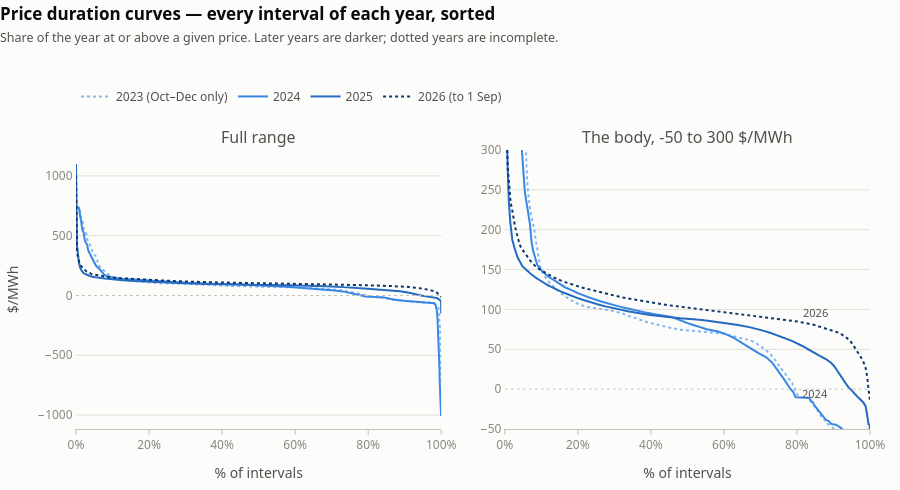

Here is the notebook cell this chart was saved with:
### Markdown cell above
### 1. Price duration curves

Sort every interval of a year from most to least expensive and plot it against the share of the year:
the whole distribution becomes one line, and four years become four comparable lines. It is the
standard market view, and it answers "how much of the year was above $300?" by reading across.

The left panel keeps the full range so the tails are visible; the right panel zooms to the body,
where most of the year actually sits. Read the pair together — the tails shrink *and* the body lifts
and flattens. 2023 and 2026 are dotted: partial years, so their shape is seasonally biased.

### Code cell
# ── Chart 1: price duration curves ───────────────────────────────────────────
# NOTE: plotly runs titles through MathJax, so a string containing TWO dollar
# signs is parsed as LaTeX and rendered as gibberish. Any price range in chart
# text is therefore written with the unit outside, never as "$-50 to $300".
fig = make_subplots(rows=1, cols=2, horizontal_spacing=0.08,
                    subplot_titles=["Full range", "The body, -50 to 300 $/MWh"])

for y in YEARS:
    v = np.sort(d.loc[d.year == y, "price"].to_numpy())[::-1]
    x = np.linspace(0, 100, len(v))
    for col in (1, 2):
        fig.add_trace(go.Scatter(
            x=x, y=v, name=LABEL[y], legendgroup=str(y), showlegend=(col == 1),
            line=dict(color=YEAR_COLOR[y], width=2, dash=DASH[y]),
            hovertemplate="dearest %{x:.1f}% of intervals<br>$%{y:,.0f}/MWh"
                          f"<extra>{LABEL[y]}</extra>"), row=1, col=col)
    # Direct labels are SELECTIVE: only the two years the story runs between. All
    # four would collide, because the 2023 and 2024 curves are near-identical and
    # no x position separates them. The legend carries the other two. Label text
    # stays in ink, not the series colour — it sits on its own line, so position
    # carries identity.
    if y in (2024, 2026):
        fig.add_annotation(x=85, y=float(np.interp(85, x, v)), text=str(y),
                           showarrow=False, yshift=13,
                           font=dict(size=11, color=INK_2), row=1, col=2)

for col in (1, 2):
    fig.add_hline(y=0, line=dict(color=AXIS, width=1, dash="dot"), row=1, col=col)

style(fig, "Price duration curves — every interval of each year, sorted",
      "Share of the year at or above a given price. Later years are darker; "
      "dotted years are incomplete.", height=490, hover="closest",
      top=150, legend_y=1.14)
fig.update_xaxes(title_text="% of intervals", range=[0, 100], ticksuffix="%")
fig.update_yaxes(title_text="$/MWh", row=1, col=1)
fig.update_yaxes(range=[-50, 300], row=1, col=2)
fig.show()

print("share of intervals above $300/MWh, and below $0:")
print(d.groupby("year")["price"].agg(
    above_300=lambda s: f"{(s > 300).mean():.2%}",
    below_0=lambda s: f"{(s < 0).mean():.2%}").to_string())

### Figure 1 — Plotly figure (JSON) as saved in the notebook; plotly's stock layout.template omitted (floating-point values rounded to 4 significant figures; data arrays with more than 128 entries replaced by an {"elided": "..."} marker saying what was removed)
{"data": [{"hovertemplate": "dearest %{x:.1f}% of intervals<br>$%{y:,.0f}/MWh<extra>2023 (Oct–Dec only)</extra>", "legendgroup": "2023", "line": {"color": "#86b6ef", "dash": "dot", "width": 2}, "name": "2023 (Oct–Dec only)", "showlegend": true, "type": "scatter", "x": {"elided": "4400 float values"}, "xaxis": "x", "y": {"elided": "4400 float values"}, "yaxis": "y"}, {"hovertemplate": "dearest %{x:.1f}% of intervals<br>$%{y:,.0f}/MWh<extra>2023 (Oct–Dec only)</extra>", "legendgroup": "2023", "line": {"color": "#86b6ef", "dash": "dot", "width": 2}, "name": "2023 (Oct–Dec only)", "showlegend": false, "type": "scatter", "x": {"elided": "4400 float values"}, "xaxis": "x2", "y": {"elided": "4400 float values"}, "yaxis": "y2"}, {"hovertemplate": "dearest %{x:.1f}% of intervals<br>$%{y:,.0f}/MWh<extra>2024</extra>", "legendgroup": "2024", "line": {"color": "#3987e5", "dash": "solid", "width": 2}, "name": "2024", "showlegend": true, "type": "scatter", "x": {"elided": "17568 float values"}, "xaxis": "x", "y": {"elided": "17568 float values"}, "yaxis": "y"}, {"hovertemplate": "dearest %{x:.1f}% of intervals<br>$%{y:,.0f}/MWh<extra>2024</extra>", "legendgroup": "2024", "line": {"color": "#3987e5", "dash": "solid", "width": 2}, "name": "2024", "showlegend": false, "type": "scatter", "x": {"elided": "17568 float values"}, "xaxis": "x2", "y": {"elided": "17568 float values"}, "yaxis": "y2"}, {"hovertemplate": "dearest %{x:.1f}% of intervals<br>$%{y:,.0f}/MWh<extra>2025</extra>", "legendgroup": "2025", "line": {"color": "#256abf", "dash": "solid", "width": 2}, "name": "2025", "showlegend": true, "type": "scatter", "x": {"elided": "17520 float values"}, "xaxis": "x", "y": {"elided": "17520 float values"}, "yaxis": "y"}, {"hovertemplate": "dearest %{x:.1f}% of intervals<br>$%{y:,.0f}/MWh<extra>2025</extra>", "legendgroup": "2025", "line": {"color": "#256abf", "dash": "solid", "width": 2}, "name": "2025", "showlegend": false, "type": "scatter", "x": {"elided": "17520 float values"}, "xaxis": "x2", "y": {"elided": "17520 float values"}, "yaxis": "y2"}, {"hovertemplate": "dearest %{x:.1f}% of intervals<br>$%{y:,.0f}/MWh<extra>2026 (to 1 Sep)</extra>", "legendgroup": "2026", "line": {"color": "#0d366b", "dash": "dot", "width": 2}, "name": "2026 (to 1 Sep)", "showlegend": true, "type": "scatter", "x": {"elided": "11680 float values"}, "xaxis": "x", "y": {"elided": "11680 float values"}, "yaxis": "y"}, {"hovertemplate": "dearest %{x:.1f}% of intervals<br>$%{y:,.0f}/MWh<extra>2026 (to 1 Sep)</extra>", "legendgroup": "2026", "line": {"color": "#0d366b", "dash": "dot", "width": 2}, "name": "2026 (to 1 Sep)", "showlegend": false, "type": "scatter", "x": {"elided": "11680 float values"}, "xaxis": "x2", "y": {"elided": "11680 float values"}, "yaxis": "y2"}], "layout": {"annotations": [{"font": {"size": 16}, "showarrow": false, "text": "Full range", "x": 0.23, "xanchor": "center", "xref": "paper", "y": 1, "yanchor": "bottom", "yref": "paper"}, {"font": {"size": 16}, "showarrow": false, "text": "The body, -50 to 300 $/MWh", "x": 0.77, "xanchor": "center", "xref": "paper", "y": 1, "yanchor": "bottom", "yref": "paper"}, {"font": {"color": "#52514e", "size": 11}, "showarrow": false, "text": "2024", "x": 85, "xref": "x2", "y": -21.43, "yref": "y2", "yshift": 13}, {"font": {"color": "#52514e", "size": 11}, "showarrow": false, "text": "2026", "x": 85, "xref": "x2", "y": 80.3, "yref": "y2", "yshift": 13}], "font": {"color": "#52514e", "family": "system-ui, -apple-system, Segoe UI, sans-serif", "size": 12}, "height": 490, "hovermode": "closest", "legend": {"bgcolor": "rgba(0,0,0,0)", "font": {"color": "#52514e"}, "orientation": "h", "x": 0, "y": 1.14, "yanchor": "bottom"}, "margin": {"b": 58, "l": 74, "r": 30, "t": 150}, "paper_bgcolor": "#fcfcfb", "plot_bgcolor": "#fcfcfb", "shapes": [{"line": {"color": "#c3c2b7", "dash": "dot", "width": 1}, "type": "line", "x0": 0, "x1": 1, "xref": "x domain", "y0": 0, "y1": 0, "yref": "y"}, {"line": {"color": "#c3c2b7", "dash": "dot", "width": 1}, "type": "line", "x0": 0, "x1": 1, "xref": "x2 domain", "y0": 0, "y1": 0, "yref": "y2"}], "title": {"font": {"color": "#0b0b0b", "size": 17}, "text": "<b>Price duration curves — every interval of each year, sorted</b><br><span style='font-size:12.5px;color:#52514e'>Share of the year at or above a given price. Later years are darker; dotted years are incomplete.</span>", "x": 0, "xanchor": "left", "y": 0.96}, "xaxis": {"anchor": "y", "domain": [0, 0.46], "linecolor": "#c3c2b7", "range": [0, 100], "showgrid": false, "tickcolor": "#c3c2b7", "tickfont": {"color": "#898781"}, "ticks": "outside", "ticksuffix": "%", "title": {"text": "% of intervals"}}, "xaxis2": {"anchor": "y2", "domain": [0.54, 1], "linecolor": "#c3c2b7", "range": [0, 100], "showgrid": false, "tickcolor": "#c3c2b7", "tickfont": {"color": "#898781"}, "ticks": "outside", "ticksuffix": "%", "title": {"text": "% of intervals"}}, "yaxis": {"anchor": "x", "domain": [0, 1], "gridcolor": "#e1e0d9", "linecolor": "rgba(0,0,0,0)", "tickfont": {"color": "#898781"}, "title": {"text": "$/MWh"}}, "yaxis2": {"anchor": "x2", "domain": [0, 1], "gridcolor": "#e1e0d9", "linecolor": "rgba(0,0,0,0)", "range": [-50, 300], "tickfont": {"color": "#898781"}}}}
